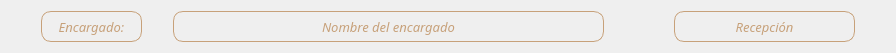
     <widget class="QWidget" name="layoutWidget">
      <property name="geometry">
       <rect>
        <x>9</x>
        <y>9</y>
        <width>896</width>
        <height>35</height>
       </rect>
      </property>
      <layout class="QHBoxLayout" name="horizontalLayout_5">
       <property name="spacing">
        <number>0</number>
       </property>
       <item>
        <spacer name="horizontalSpacer_20">
         <property name="orientation">
          <enum>Qt::Horizontal</enum>
         </property>
         <property name="sizeHint" stdset="0">
          <size>
           <width>38</width>
           <height>28</height>
          </size>
         </property>
        </spacer>
       </item>
       <item>
        <layout class="QHBoxLayout" name="horizontalLayout_6">
         <property name="spacing">
          <number>0</number>
         </property>
         <item>
          <widget class="QLabel" name="label_8">
           <property name="minimumSize">
            <size>
             <width>101</width>
             <height>31</height>
            </size>
           </property>
           <property name="font">
            <font>
             <family>Sitka Small Semibold</family>
             <pointsize>10</pointsize>
             <weight>7</weight>
             <italic>true</italic>
             <bold>false</bold>
            </font>
           </property>
           <property name="styleSheet">
            <string notr="true">
border: 1px solid #c7a17a;
border-radius: 10px;
color: #c7a17a;
font: 63 italic 10pt &quot;Sitka Small Semibold&quot; ;
</string>
           </property>
           <property name="text">
            <string>Encargado:</string>
           </property>
           <property name="alignment">
            <set>Qt::AlignCenter</set>
           </property>
          </widget>
         </item>
         <item>
          <spacer name="horizontalSpacer_37">
           <property name="orientation">
            <enum>Qt::Horizontal</enum>
           </property>
           <property name="sizeHint" stdset="0">
            <size>
             <width>40</width>
             <height>20</height>
            </size>
           </property>
          </spacer>
         </item>
         <item>
          <widget class="QLabel" name="nombreencargado">
           <property name="minimumSize">
            <size>
             <width>431</width>
             <height>31</height>
            </size>
           </property>
           <property name="font">
            <font>
             <family>Sitka Small Semibold</family>
             <pointsize>10</pointsize>
             <weight>7</weight>
             <italic>true</italic>
             <bold>false</bold>
            </font>
           </property>
           <property name="styleSheet">
            <string notr="true">
border: 1px solid #c7a17a;
border-radius: 10px;
color: #c7a17a;
font: 63 italic 10pt &quot;Sitka Small Semibold&quot; ;
</string>
           </property>
           <property name="text">
            <string>Nombre del encargado</string>
           </property>
           <property name="alignment">
            <set>Qt::AlignCenter</set>
           </property>
          </widget>
         </item>
        </layout>
       </item>
       <item>
        <spacer name="horizontalSpacer_10">
         <property name="orientation">
          <enum>Qt::Horizontal</enum>
         </property>
         <property name="sizeHint" stdset="0">
          <size>
           <width>78</width>
           <height>28</height>
          </size>
         </property>
        </spacer>
       </item>
       <item>
        <widget class="QLabel" name="label_10">
         <property name="minimumSize">
          <size>
           <width>181</width>
           <height>31</height>
          </size>
         </property>
         <property name="font">
          <font>
           <family>Sitka Small Semibold</family>
           <pointsize>10</pointsize>
           <weight>7</weight>
           <italic>true</italic>
           <bold>false</bold>
          </font>
         </property>
         <property name="styleSheet">
          <string notr="true">
border: 1px solid #c7a17a;
border-radius: 10px;
color: #c7a17a;
font: 63 italic 10pt &quot;Sitka Small Semibold&quot; ;
</string>
         </property>
         <property name="text">
          <string>Recepción</string>
         </property>
         <property name="alignment">
          <set>Qt::AlignCenter</set>
         </property>
        </widget>
       </item>
       <item>
        <spacer name="horizontalSpacer_21">
         <property name="orientation">
          <enum>Qt::Horizontal</enum>
         </property>
         <property name="sizeHint" stdset="0">
          <size>
           <width>38</width>
           <height>28</height>
          </size>
         </property>
        </spacer>
       </item>
      </layout>
     </widget>
